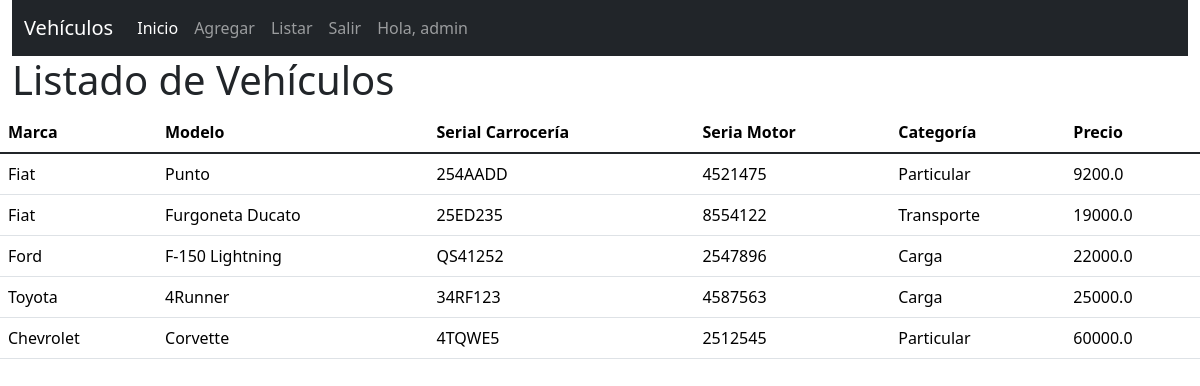
/vehiculo/list (signed in), run on the app's committed database.
### vehiculo/models.py (models this page shows, shortened)
class Vehiculo(models.Model):
    marca = models.CharField(max_length=20, choices=[
        ["Ford", "Ford"],
        ["Chevrolet", "Chevrolet"],
        ["Fiat", "Fiat"],
        ["Toyota", "Toyota"]
    ], default="Ford")
    modelo = models.CharField(max_length = 100)
    serialCarroseria = models.CharField(max_length = 50)
    serialMotor = models.CharField(max_length = 50)
    categoria = models.CharField(max_length=20, choices=[
        ["Particular", "Particular"],
        ["Transporte", "Transporte"],
        ["Carga", "Carga"]
    ], default="Particular")
    fecha_creacion = models.DateTimeField(auto_now_add=True)
    fecha_update = models.DateTimeField(auto_now=True)
    precio = models.DecimalField(max_digits=10, decimal_places=1)
    class Meta:
        permissions = (
            ("visualizar_catalogo", "Puede visualizar listado"),
            ("add_vehiculomodel", "Puede agregar vehículos"),
        )

### vehiculo/views.py (the view)
# urls.py: path('vehiculo/list', lista_vehiculos, name='lista_vehiculos'),
@permission_required('vehiculo.visualizar_catalogo', raise_exception=True)
def lista_vehiculos(request):
    print("Entrando en la vista lista_vehiculos")
    vehiculos = Vehiculo.objects.all()
    return render(request, 'lista_vehiculos.html', {'vehiculos': vehiculos},  )

### templates/lista_vehiculos.html (shortened to what this page needs)
{% extends 'base.html' %}
    {% block content %}
    <div class="container-fluid">
    <h1>Listado de Vehículos</h1>
    </div>
    <div>
    <table class="table">
        <thead>
            <tr>
              <th scope="col">Marca</th>
              <th scope="col">Modelo</th>
              <th scope="col">Serial Carrocería</th>
              <th scope="col">Seria Motor</th>
              <th scope="col">Categoría</th>
              <th scope="col">Precio</th>
            </tr>
        </thead>
        <tbody class="table-group-divider">
            {% for vehiculo in vehiculos %}
            <tr>
                <td scope="row">{{ vehiculo.marca }}</td>
                <td>{{ vehiculo.modelo }}</td>
                <td>{{ vehiculo.serialCarroseria }}</td>
                <td>{{ vehiculo.serialMotor }}</td>
                <td>{{ vehiculo.categoria }}</td>
                <td>{{ vehiculo.precio }}</td>
              </tr>
            {% endfor %}
        </tbody>
    </table>
    </div>
    {% endblock %}

### templates/base.html (shortened to what this page needs)
<!doctype html>
<html lang="en">
  <head>
    <link href="https://cdn.jsdelivr.net/npm/bootstrap@5.3.1/dist/css/bootstrap.min.css" rel="stylesheet">
  </head>
  <body>
    <div class="container-fluid">
      <nav class="navbar navbar-expand-lg bg-dark" data-bs-theme="dark">
        <div class="container-fluid">
          <a class="navbar-brand" href="#">Vehículos</a>
          <div class="collapse navbar-collapse" id="navbarNav">
            <ul class="navbar-nav">
              <li class="nav-item">
                <a class="nav-link active" aria-current="page" href="/">Inicio</a>
              </li>
              {% if user.is_authenticated %}
              <li class="nav-item">
                <a class="nav-link" href="{% url 'vehiculo_view' %}">Agregar</a>
              </li>
              {% endif %}
              {% if user.is_authenticated %}
              <li class="nav-item">
                <a class="nav-link" href="{% url 'lista_vehiculos' %}">Listar</a>
              </li>
              {% endif %}
            </ul>
            <ul class="navbar-nav ml-auto">
              {% if user.is_authenticated %}
              <li class="nav-item">
                <a class="nav-link" href="/logout">Salir</a>
              </li>
              <li class="nav-item">
                <a class="nav-link" href="#">Hola, {{user.username}}</a>
              </li>
              {% else %}
              <li class="nav-item">
                <a class="nav-link" href="/login">Login</a>
              </li>
              {% endif %}
            </ul>
          </div>
        </div>
      </nav>
    </div>
    {% block content %} {% endblock %}
  </body>
</html>

### data on the page
Vehiculo: marca "Fiat", modelo "Punto", serialCarroseria "254AADD", serialMotor "4521475", categoria "Particular", precio "9200.0"
Vehiculo: marca "Fiat", modelo "Furgoneta Ducato", serialCarroseria "25ED235", serialMotor "8554122", categoria "Transporte", precio "19000.0"
Vehiculo: marca "Ford", modelo "F-150 Lightning", serialCarroseria "QS41252", serialMotor "2547896", categoria "Carga", precio "22000.0"
Vehiculo: marca "Toyota", modelo "4Runner", serialCarroseria "34RF123", serialMotor "4587563", categoria "Carga", precio "25000.0"
Vehiculo: marca "Chevrolet", modelo "Corvette", serialCarroseria "4TQWE5", serialMotor "2512545", categoria "Particular", precio "60000.0"

### other printed values
{{ user.username }} "admin"
